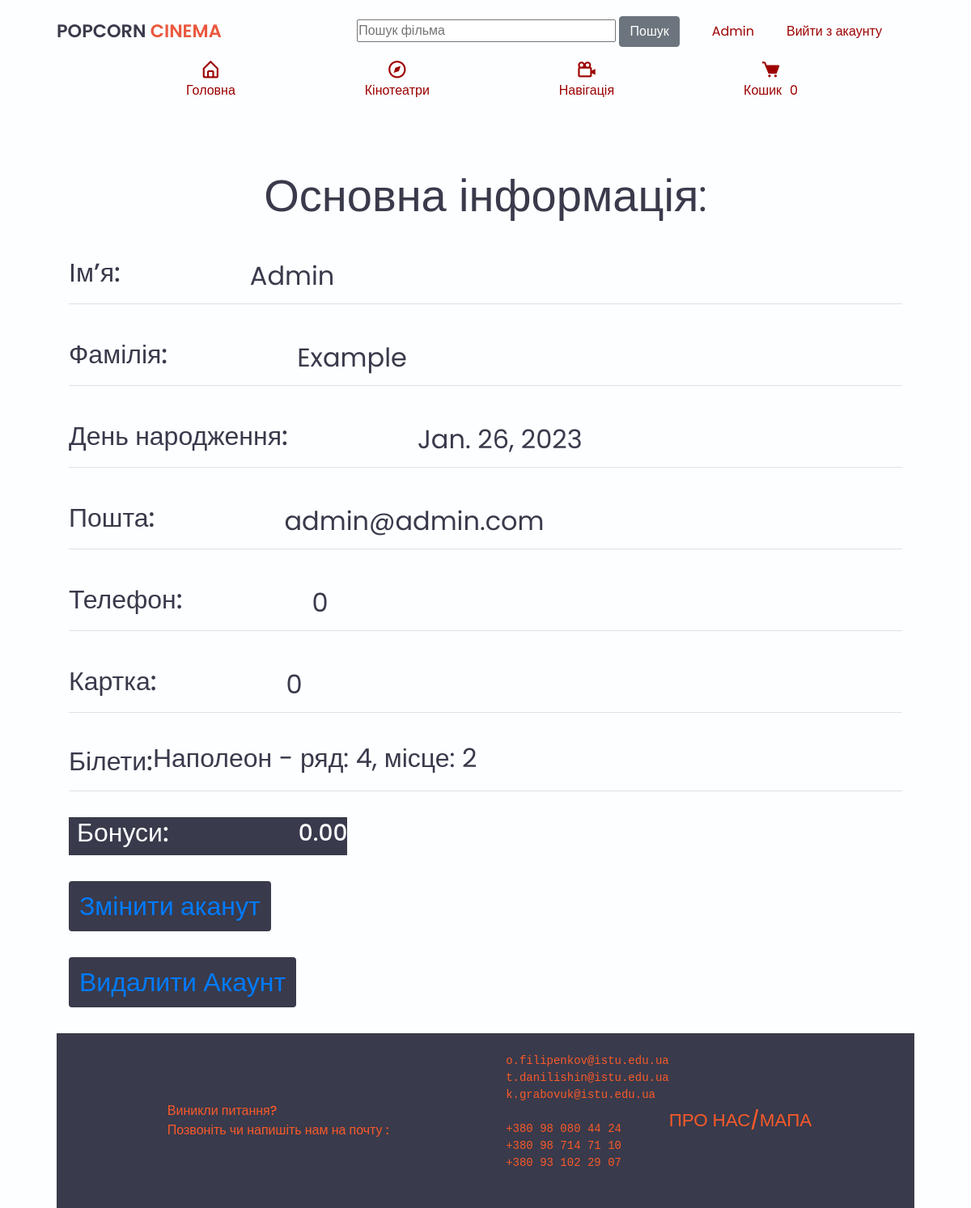
Page /user/1/ (signed in) on the committed database.
### user/models.py (models this page shows)
class User(AbstractUser):
    username = None
    email = models.EmailField(_("email address"), unique=True)
    first_name = models.CharField(max_length=30, blank=False)
    birthday = models.DateField(default=date.today().replace(month=1, day=1))
    number = models.IntegerField(default=0)
    promotional_money = models.DecimalField(default=0, max_digits=6, decimal_places=2)
    card = models.IntegerField(default=0)
    USERNAME_FIELD = "email"
    REQUIRED_FIELDS = []
    objects = UserManager()

### cinema/models.py (models this page shows, shortened)
class Ticket(models.Model):
    movie_session = models.ForeignKey(
        MovieSession, on_delete=models.CASCADE, related_name="tickets"
    )
    order = models.ForeignKey(
        Order, on_delete=models.CASCADE, related_name="tickets"
    )
    row = models.IntegerField()
    seat = models.IntegerField()
    class Meta:
        unique_together = ("movie_session", "row", "seat")
        ordering = ["row", "seat"]

class MovieSession(models.Model):
    show_time = models.DateTimeField()
    movie = models.ForeignKey(Movie, on_delete=models.CASCADE)
    cinema_hall = models.ForeignKey(CinemaHall, on_delete=models.CASCADE)
    price = models.DecimalField(max_digits=5, decimal_places=2, default=0)
    class Meta:
        ordering = ["-show_time"]

class Movie(models.Model):
    title = models.CharField(max_length=255)
    description = models.TextField()
    duration = models.IntegerField()
    genres = models.ManyToManyField(Genre, blank=True)
    actors = models.ManyToManyField(Actor, blank=True)
    is_active = models.BooleanField(default=True)
    image = models.ImageField(null=True, upload_to=movie_image_file_path)
    class Meta:
        ordering = ["title"]

### user/views.py (the view)
# urls.py: path("<int:pk>/", UserDetailView.as_view(), name="user-account-detail"),
class UserDetailView(LoginRequiredMixin,generic.DetailView):
    model = User
    template_name = 'user/account.html'
    context_object_name = 'user'
    def get_context_data(self, **kwargs):
        context = super().get_context_data(**kwargs)
        user = self.get_object()
        tickets = Ticket.objects.filter(order__user=user)
        context['tickets'] = tickets
        return context

### cinema/forms.py
class MoviesSearchForm(forms.Form):
    title = forms.CharField(
        max_length=255,
        required=False,
        label="",
        widget=forms.TextInput(
            attrs={
                "placeholder": "Пошук фільма",
            },
        )
    )
    genre = forms.ModelChoiceField(
        queryset=Genre.objects.all(),
        required=False,
        label='Жанр',
        empty_label='Оберіть жанр',
    )
    is_active = forms.BooleanField(
        required=False,
        initial=True,
        label='В театрі:',
    )

### cart/cart.py (called while the page is built)
    def __len__(self) -> int:
        return len(self.cart)

### cart/context_processors.py (called while the page is built)
def cart(request):
    return {'cart': Cart(request)}

### cinema/context_processors.py (called while the page is built)
def movies_search_form(request):
    return {'search_form': MoviesSearchForm()}

### templates/user/account.html (shortened to what this page needs)
{% extends "base.html" %}
{% block content %}
    <h2 class="text-center display-4"> Основна інформація:</h2>
    <div class="user-info nav-tabs">
        <h2>Імʼя: </h2>
        <p class="description">{{ user.first_name }}</p>
    </div>
    {% if user.last_name %}
        <div class="user-info nav-tabs">
            <h2>Фамілія: </h2>
            <p class="description">{{ user.last_name }}</p>
        </div>
    {% endif %}
    <div class="user-info nav-tabs">
        <h2>День народження: </h2>
        <p class="description">{{ user.birthday }}</p>
    </div>
    <div class="user-info nav-tabs">
        <h2>Пошта: </h2>
        <p class="description">{{ user.email }}</p>
    </div>
    <div class="user-info nav-tabs">
        <h2>Телефон: </h2>
        <p class="description">{{ user.number }}</p>
    </div>
    <div class="user-info nav-tabs">
        <h2>Картка: </h2>
        <p class="description">{{ user.card }}</p>
    </div>
    <div class="user-info nav-tabs">
        <h2>Білети: </h2>
        {% if tickets %}
            <ul>
                {% for ticket in tickets %}
                    <li class="ticket">
                        {{ ticket.movie_session.movie.title }} -
                        ряд: {{ ticket.row }}, місце: {{ ticket.seat }}
                    </li>
                {% endfor %}
            </ul>
        {% else %}
            <p class="description">Користувач не має куплених білетів.</p>
        {% endif %}
    </div>
    <div class="user-info promotional">
        <h2>Бонуси: </h2>
        <h3 class="description">{{ user.promotional_money }}</h3>
    </div>
    <div class="btn inline">
        <a href="{% url "user:update" pk=user.id %}">Змінити аканут</a>
    </div>
    <div class="btn inline">
        <a href="{% url "user:delete" pk=user.id %}">Видалити Акаунт</a>
    </div>
{% endblock %}

### templates/includes/sidebar.html
{% load static %}
<header>
  <div class="nav container">
    <a href="{% url "index" %}" class="logo">
      PopCorn <span>Cinema</span>
    </a>
    <form action="{% url "cinema:movies-list" %}" method="get">
      <div class=" log_margin">
        <form action="{% url "cinema:movies-list" %}" method="get" class="form-inline">
          {{ search_form.title }}
          <input type="submit" value="Пошук" class="btn-secondary btn">
        </form>
      </div>
    </form>
    {% if user.is_authenticated %}
      <a href="{% url 'user:user-account-detail' pk=user.id %}"
         class="log_margin nav-text">{{ user.first_name }}</a>
      <a href="{% url 'logout' %}" class="log_margin nav-text">Вийти з акаунту</a>
    {% else %}
      <a href="{% url "login" %}" class="log_margin nav-text"> Увійти в аккаунт</a>
      <a href="{% url "user:register" %}" class="log_margin nav-text">Зареєструватися</a>
    {% endif %}
    <div class="navbar">
      <a href="{% url "index" %}" class="nav-link">
        <i class='bx bx-home-alt'></i>
        <span class="nav-link-title">Головна</span>
      </a>
      <a href="#" class="nav-link">
        <i class='bx bx-compass'></i>
        <span class="nav-link-title">Кінотеатри</span>
      </a>
      <a href="{% url "cinema:movies-list" %}" class="nav-link">
        <i class='bx bx-camera-movie'></i>
        <span class="nav-link-title">Навігація</span>
      </a>
      <a href="#" class="nav-link" data-toggle="modal" data-target="#exampleModal">
        <i class='bx bxs-cart'></i>
        <div style="display: flex; align-items: center">
          <span class="nav-link-title" style="margin-right: 10px">Кошик</span>
          <span class="nav-link-title " id="cart-quantity">{{ cart|length }}</span>
        </div>
      </a>
    </div>
  </div>
</header>

### static/css/style.css (style rules this page uses)
* { font-family: 'Poppins', sans-serif; margin: 0; padding: 0; scroll-behavior: smooth; box-sizing: border-box; scroll-padding-top: 2rem; }
:root { --main-color: #eb583e; --hover-color: hsl(14, 94%, 57%); --body-color: #fcfeff; --container-color: rgb(223, 223, 223); --text-color: #393a4b; --dark-red-color: #9d0000; }
a { text-decoration: none; }
li { list-style: none; }
p { margin: 10px; }
.bx { cursor: pointer; }
body { background: var(--body-color); color: var(--text-color); display: flex; flex-direction: column; min-height: 100vh; margin: 0; }
.container { max-width: 1060px; margin: auto; width: 100%; flex: 1; }
header { position: fixed; top: 0; left: 0; width: 100%; background: var(--body-color); z-index: 100; }
.nav { display: flex; align-items: center; padding: 20px 0; }
.logo { font-size: 1.4rem; color: var(--text-color); font-weight: 600; text-transform: uppercase; margin: 0 auto 0 0; }
.logo span { color: var(--main-color); }
.navbar { display: flex; row-gap: 5.1rem; }
.nav-text { color: var(--dark-red-color); border: none; text-decoration: none !important; }
.nav-link { display: flex; flex-direction: column; align-items: center; color: var(--dark-red-color); margin-left: 8rem; }
.nav-link .bx { font-size: 1.6rem; }
.description { margin-left: 10rem; }
.log_margin { margin-right: 40px; }
.user-info { margin-top: 2rem; font-size: 2rem !important; display: flex; align-items: center; text-align: center; }
.promotional { color: var(--body-color); background: var(--text-color); padding-left: 10px; display: inline-flex; align-items: center; }
.inline { font-size: 2rem !important; background: #393a4b; display: table; margin-top: 2rem !important; }

### rows in the picture
User: first_name "Admin", last_name "Example", birthday "Jan. 26, 2023", email "admin@admin.com", number "0", card "0", promotional_money "0.00"
Ticket: movie_session.movie "Наполеон", row "4", seat "2"

### other values in the picture
{{ cart|length }} "0"
